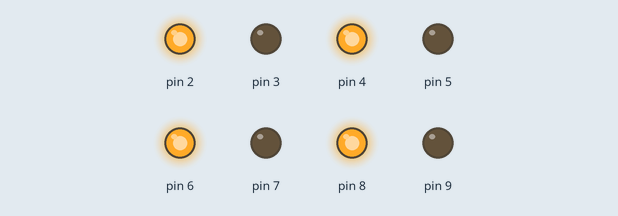
This sketch was run on a simulated Arduino Uno, built with avr-gcc and run on an emulated ATmega328P. Shown: output pins drawn as LEDs (lit = HIGH).

Above: at 0.1 s.
Timing chart, 0 to 1.6 s (numbered marks = the images above):
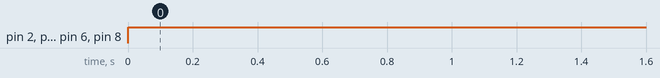

Measured:
- by itself, pin 2, pin 4, pin 6, pin 8: LOW → HIGH at 0.00 s

The sketch:

Ensam_01_V2.ino
```cpp
int outpin;

void setup() {
  // put your setup code here, to run once:
  for (outpin=2;outpin<=9;outpin++)
    pinMode(outpin, OUTPUT);
}

void loop() {
  int constante []={1,0,1,0,1,0,1,0};
  for (outpin=2;outpin<=9;outpin++)
      digitalWrite(outpin, constante[outpin-2]);
  // put your main code here, to run repeatedly:
}
```
